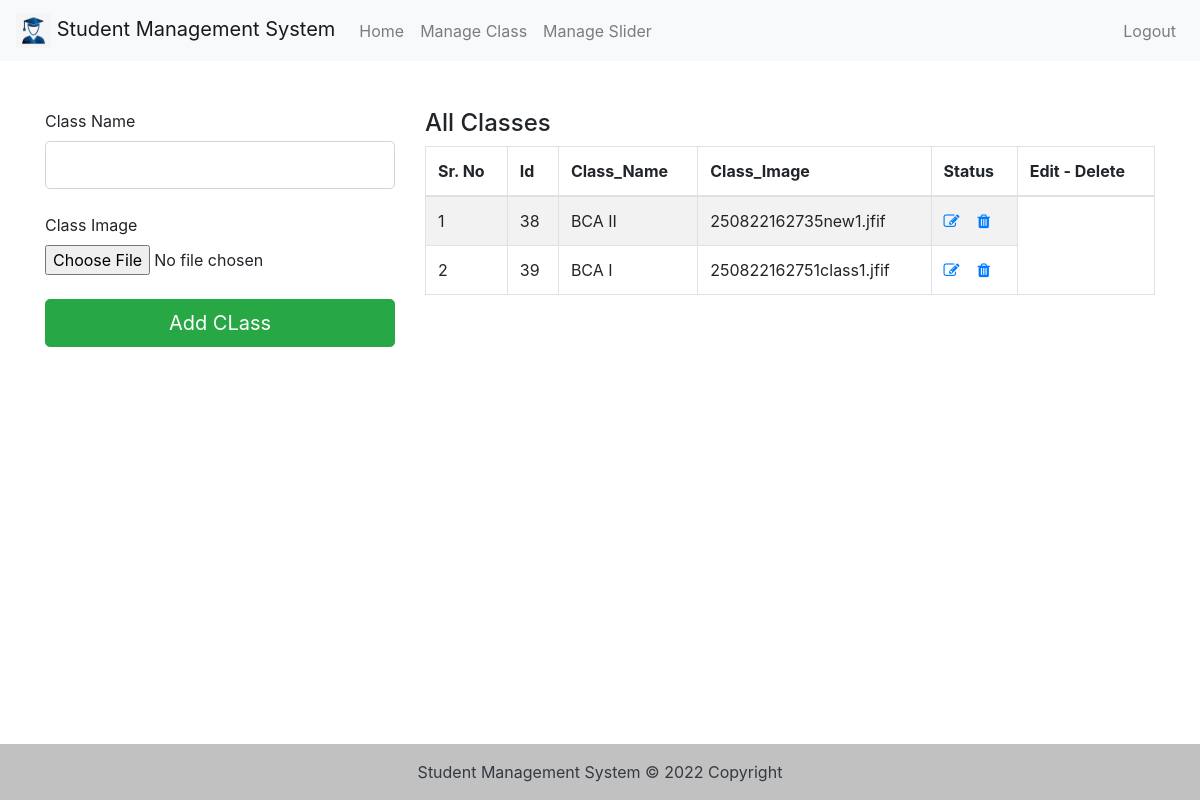
Screenshot of /Admin/AddClass.php (signed in) with the database file from the repository.
### tables this page shows
CREATE TABLE `classname` (
  `Id` int(11) NOT NULL,
  `Class_Name` varchar(50) NOT NULL,
  `Class_Image` varchar(200) NOT NULL,
  `Status` tinyint(1) NOT NULL DEFAULT 1
);

### Admin/AddClass.php (the view, shortened to what this page needs)
<?php
include "header.php";
?>
<section>
  <div class="container py-5">
    <div class="row">
      <div class="col-md-4">
        <form method="POST" enctype="multipart/form-data">
          <div class="form-outline mb-4">
            <label class="form-label" for="form1Example13">Class Name</label>
            <input type="text" id="form1Example13" name="ClassName" class="form-control form-control-lg" />
          </div>
          <div class="mb-4">
            <label class="form-label" for="form1Example13">Class Image</label>
            <input type="file" id="form1Example13" name="fileToUpload" class="" />
          </div>
          <input type="submit" name="AddClass" class="btn btn-success btn-lg btn-block" value="Add CLass">
        </form>
      </div>
      <div class="col-md-8">
        <table class="table table-bordered table-hover table-striped">
          <h4>All Classes</h4>
          <thead>
            <tr>
              <th>Sr. No</th>
              <?php
              $sql = "SHOW COLUMNS FROM classname";
              $result = mysqli_query($conn, $sql);
              while ($row = mysqli_fetch_array($result)) {
              ?>
                <th><?php echo $row['Field']; ?></th>
              <?php } ?>
              <th>Edit - Delete</th>
            </tr>
          </thead>
          <tbody>
            <?php
            $Select_ALL = "Select * from classname";
            $res = mysqli_query($conn, $Select_ALL);
            $i = 1;
            while ($row = mysqli_fetch_assoc($res)) {
            ?>
              <tr>
                <td scope="row"><?php echo $i; ?></td>
                <td><?php echo $row['Id']; ?></td>
                <td><?php echo $row['Class_Name']; ?></td>
                <td><?php echo $row['Class_Image']; ?></td>
                <td>
                  <a href="UPdateDATA.php?update_id=<?php echo $row['Id'] ?>"><i class="fa fa-edit"></i></a>
                  &nbsp;&nbsp; <a href="Manage_Class.php?delete_id=<?php echo $row['Id'] ?>"><i class="fa fa-trash"></i></a>
                </td>
              </tr>
            <?php
              $i++;
            }
            ?>
          </tbody>
        </table>
      </div>
    </div>
</section>
<?php
include "footer.php";
?>

### rows the page displays
classname: Id "38", Class_Name "BCA II", Class_Image "250822162735new1.jfif"
classname: Id "39", Class_Name "BCA I", Class_Image "250822162751class1.jfif"

### other values shown
$row['Field'] "Id"
$row['Field'] "Class_Name"
$row['Field'] "Class_Image"
$row['Field'] "Status"
